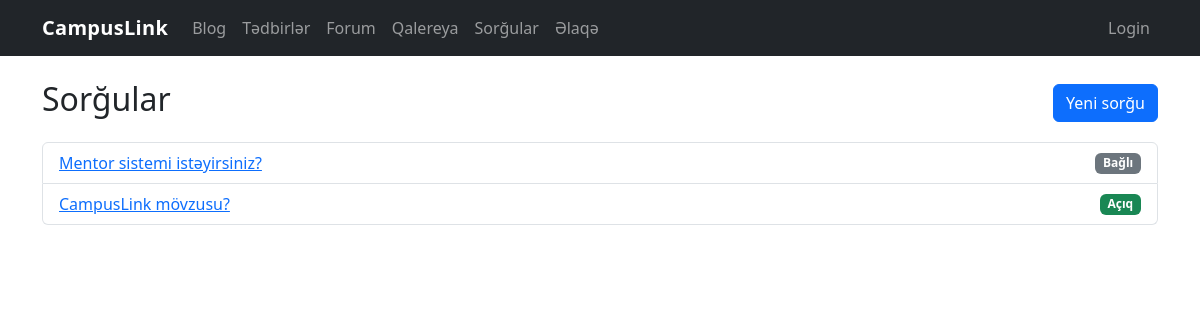
Screenshot of /polls/ with the database file from the repository.
### tables this page shows
CREATE TABLE polls (
            id INTEGER PRIMARY KEY AUTOINCREMENT,
            question TEXT NOT NULL,
            options_json TEXT NOT NULL,
            created_at TEXT NOT NULL,
            is_closed INTEGER NOT NULL DEFAULT 0
        );

### polls.py (the view)
@bp.route("/")
def list_polls():
    db = get_db()
    cursor = db.execute("SELECT * FROM polls ORDER BY id DESC")
    polls = [dict(row) for row in cursor.fetchall()]
    return render_template("polls/list.html", polls=polls)

### database.py (called while the page is built)
def get_db():
    if "db" not in g:
        g.db = sqlite3.connect(DB_PATH)
        g.db.row_factory = sqlite3.Row
    return g.db

### forum.py (called while the page is built, shortened)
def _current_user_display() -> str:
    role = session.get("role") or "guest"
    if role == "admin":
        return (session.get("admin_name") or session.get("user_name") or "Admin").strip() or "Admin"
    if role == "user":
        return (session.get("user_name") or "User").strip() or "User"
    return "Guest"

@bp.app_context_processor
def _inject_forum_auth():
    return {"forum_role": session.get("role") or "guest", "forum_name": _current_user_display()}

def ensure_forum_schema() -> None:
    global _schema_ready
    if _schema_ready:
        return

@bp.before_app_request
def _forum_schema_bootstrap():
    db = get_db()
    db.execute("PRAGMA foreign_keys = ON;")
    ensure_forum_schema()

### polls.py (called while the page is built)
@bp.before_app_request
def ensure_session():
    if "voter_id" not in session:
        session["voter_id"] = secrets.token_hex(8)
    return None

### templates/polls/list.html (shortened to what this page needs)
{% extends "base.html" %}
{% block content %}
  <div class="d-flex justify-content-between align-items-center mb-3">
    <h2>Sorğular</h2>
    <a href="{{ url_for('polls.new') }}" class="btn btn-primary">Yeni sorğu</a>
  </div>
  <ul class="list-group">
    {% for p in polls %}
      <li class="list-group-item d-flex justify-content-between align-items-center">
        <a href="{{ url_for('polls.detail', poll_id=p['id']) }}">{{ p["question"] }}</a>
        {% if p['is_closed'] %}<span class="badge bg-secondary">Bağlı</span>{% else %}<span class="badge bg-success">Açıq</span>{% endif %}
      </li>
    {% else %}
      <li class="list-group-item">Hələ sorğu yoxdur.</li>
    {% endfor %}
  </ul>
{% endblock %}

### static/style.css (style rules this page uses)
body { font-family: system-ui, -apple-system, "Segoe UI", Roboto, Ubuntu, "Helvetica Neue", Arial, "Noto Sans", "Apple Color Emoji", "Segoe UI Emoji"; }

### rows the page displays
polls: question "Mentor sistemi istəyirsiniz?", is_closed "Bağlı"
polls: question "CampusLink mövzusu?", is_closed "Açıq"
